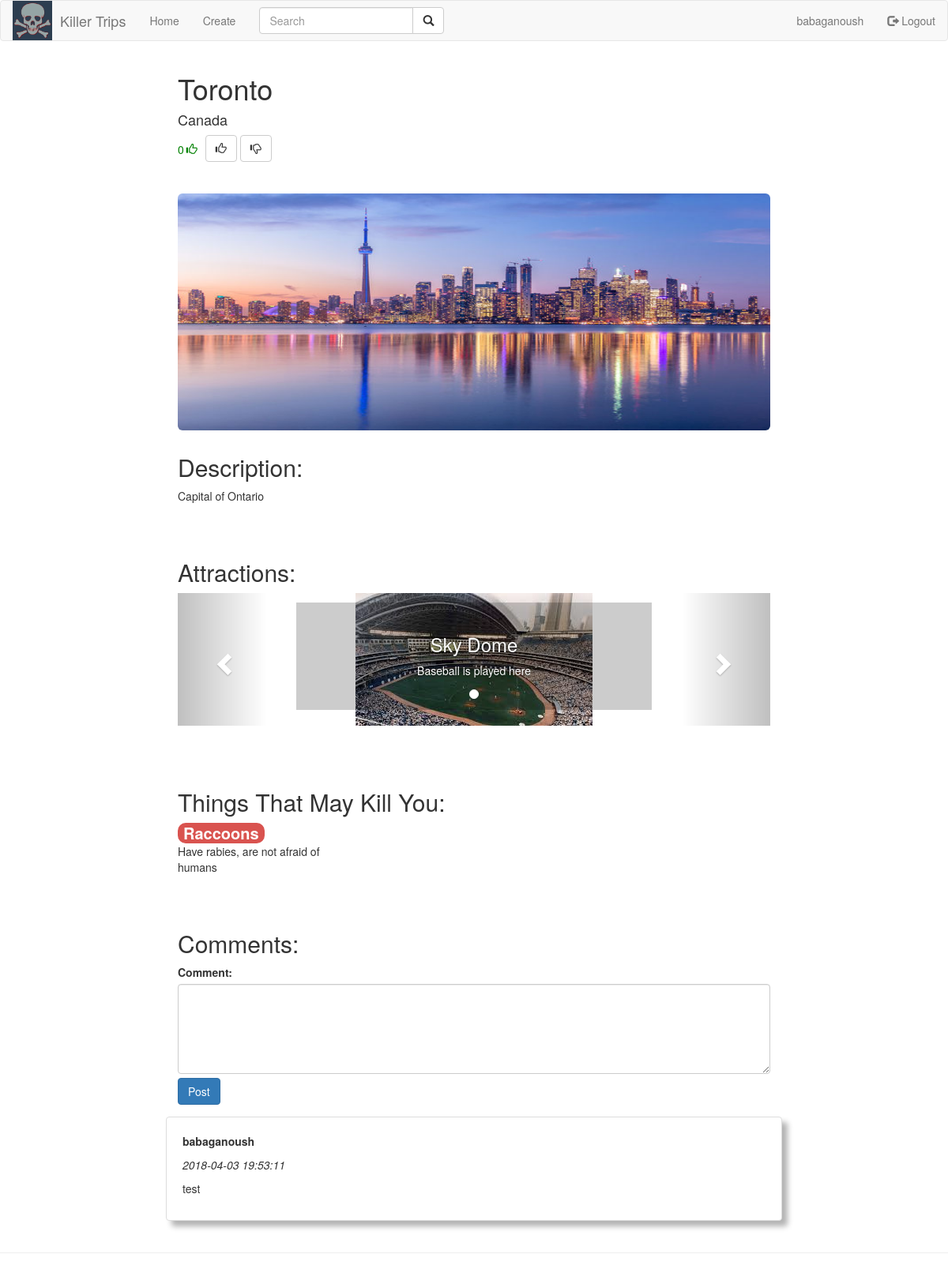
Screenshot of /src/views/city.php?cityid=49 (signed in) with the database file from the repository.
### tables this page shows
CREATE TABLE `cities` (
  `cityid` int(11) NOT NULL,
  `city` varchar(100) NOT NULL,
  `description` varchar(1000) NOT NULL,
  `country` varchar(100) NOT NULL,
  `image` varchar(200) NOT NULL,
  `date` timestamp NOT NULL DEFAULT CURRENT_TIMESTAMP
);

CREATE TABLE `attractions` (
  `attractionid` int(11) NOT NULL,
  `image` varchar(200) NOT NULL,
  `name` varchar(200) NOT NULL,
  `description` varchar(1000) NOT NULL,
  `cityid` int(11) NOT NULL,
  `date` timestamp NOT NULL DEFAULT CURRENT_TIMESTAMP
);

CREATE TABLE `killinfo` (
  `killid` int(11) NOT NULL,
  `cityid` int(11) NOT NULL,
  `date` timestamp NOT NULL DEFAULT CURRENT_TIMESTAMP,
  `killtext` text NOT NULL,
  `killname` varchar(100) NOT NULL
);

CREATE TABLE `comments` (
  `commentid` int(11) NOT NULL,
  `date` timestamp NOT NULL DEFAULT CURRENT_TIMESTAMP,
  `userid` int(11) NOT NULL,
  `comment` varchar(400) NOT NULL,
  `cityid` int(11) NOT NULL
);

CREATE TABLE `users` (
  `userid` int(11) NOT NULL,
  `username` varchar(32) NOT NULL,
  `password` varchar(64) NOT NULL,
  `permission` varchar(32) NOT NULL
);

### src/php/Cities.php (called while the page is built, shortened)
<?php
class Cities {
    public static function getCityById($id){
		try {
            $db = Database::getConnection();
            $queryString = "SELECT * FROM `cities` WHERE `cityid` = $id";
            $result = $db->query($queryString);
            if (($result->num_rows)>0){
                $city = $result->fetch_assoc();
            } else {
                header("Location: /killer-trips/src/views/404.php");
            }
            return $city;
        }
        catch(mysqli_sql_exception $e){
            echo "Connection failed: " . $e->getMessage();
        }
    }
}
?>

### src/php/Votes.php (called while the page is built, shortened)
<?php
class Votes {
	public static function getVotesForCity($cityid){
		try {
            $db = Database::getConnection();
            $queryString = "SELECT count(case when cityid = $cityid and score = 1 then 1 end) as upvote, count(case when cityid = $cityid and score = -1 then 1 end) as downvote FROM vote";
            $result = $db->query($queryString);
            $row = $result->fetch_assoc();
            $upvotes = $row["upvote"];
            $downvote = $row["downvote"];
            $difference = (int)$upvotes - (int)$downvote;
        }
        catch(mysqli_sql_exception $e){
            echo "Connection failed: " . $e->getMessage();
        }
        return $difference;
    }
    public static function hasUserVoted($cityid, $userid){
		try {
            $db = Database::getConnection();
            $hasvoted = 0;
            $queryString = "SELECT * FROM `vote` where cityid = $cityid and userid = $userid";
            $result = $db->query($queryString);
        }
        catch(mysqli_sql_exception $e){
            echo "Connection failed: " . $e->getMessage();
        }
        return (int)$hasvoted;
    }
}
?>

### src/php/Attractions.php (called while the page is built, shortened)
<?php
class Attractions {
	public static function getAttractionsForCity($cityid){
		try {
            $db = Database::getConnection();
            $queryString = "SELECT * FROM `attractions` WHERE `cityid` = $cityid";
            $result = $db->query($queryString);
            $rows = array();
            while ($row = $result->fetch_assoc()) {
                array_push($rows, $row);
            }
        }
        catch(mysqli_sql_exception $e){
            echo "Connection failed: " . $e->getMessage();
        }
        return $rows;
    }
}
?>

### src/php/KillInfo.php (called while the page is built, shortened)
<?php
class KillInfo {
	public static function getKillInfoForCity($cityid){
		try {
            $db = Database::getConnection();
            $queryString = "SELECT * FROM `killinfo` WHERE `cityid` = $cityid";
            $result = $db->query($queryString);
            $rows = array();
            while ($row = $result->fetch_assoc()) {
                array_push($rows, $row);
            }
        }
        catch(mysqli_sql_exception $e){
            echo "Connection failed: " . $e->getMessage();
        }
        return $rows;
    }
}
?>

### src/php/Comments.php (called while the page is built, shortened)
<?php
class Comments {
	public static function getCommentsForCity($cityid){
		try {
            $db = Database::getConnection();
            $queryString = "SELECT * FROM `comments` WHERE `cityid` = $cityid ORDER BY `date` DESC";
            $result = $db->query($queryString);
            $rows = array();
            while ($row = $result->fetch_assoc()) {
                array_push($rows, $row);
            }
        }
        catch(mysqli_sql_exception $e){
            echo "Connection failed: " . $e->getMessage();
        }
        return $rows;
    }
}
?>

### src/php/User.php (called while the page is built, shortened)
<?php
class User {
	public static function getUserById($userid){
		try {
            $db = Database::getConnection();
            $queryString = "SELECT * FROM `users` WHERE `userid` = $userid";
            $result = $db->query($queryString);
            $user = $result->fetch_assoc();
        }
        catch(mysqli_sql_exception $e){
            echo "Connection failed: " . $e->getMessage();
        }
        return $user;
    }
}
?>

### src/views/city.php (the view, shortened to what this page needs)
<?php
    include("../php/Cities.php");
    include("../php/Attractions.php");
    include("../php/KillInfo.php");
    include("../php/Comments.php");
    include("../php/Votes.php");
    $city = Cities::getCityById($_GET["cityid"]);
    $hasvoted = Votes::hasUserVoted($_GET["cityid"], $_SESSION['userid']);
    $votescore = Votes::getVotesForCity($_GET["cityid"]);
    $attractions = Attractions::getAttractionsForCity($_GET["cityid"]);
    $killinfo = KillInfo::getKillInfoForCity($_GET["cityid"]);
    $comments = Comments::getCommentsForCity($_GET["cityid"]);
?>
<!DOCTYPE html>
    <head>
        <link rel="stylesheet" href="https://maxcdn.bootstrapcdn.com/bootstrap/3.3.7/css/bootstrap.min.css">
        <link rel="stylesheet" href="../css/cities.css">
    </head>
    <body>
      <nav class="navbar navbar-default">
        <div class="container-fluid">
          <div class="navbar-header">
            <a href="homepage.php" class="navbar-left"><img style="width: 50px; height:50px; margin-right: 10px;" src="../images/logo.jpg"></a>
            <a class="navbar-brand" href="homepage.php">Killer Trips</a>
          </div>
          <ul class="nav navbar-nav">
            <li><a href="homepage.php">Home</a></li>
          </ul>
          <?php
          if (isset($_SESSION['loggedin']) && $_SESSION['loggedin'] == true){
              ?>
            <ul class="nav navbar-nav">
              <li><a href="create.php">Create</a></li>
            </ul>
          <?php
            }
          ?>
          <?php
            if (isset($_SESSION['loggedin']) && $_SESSION['loggedin'] == true){
                ?>
                <ul class="nav navbar-nav navbar-right">
                  <li><a href="#"><?php echo $_SESSION['username'];?></a></li>
                  <li><a href="/killer-trips/src/php/Logout.php"><span class="glyphicon glyphicon-log-out"></span> Logout</a></li>
                </ul>
                <?php
              }
            ?>
          <form class="navbar-form navbar-left" method="get" action="list_cities.php">
            <div class="input-group">
              <input type="text" name="keyword" id="keyword" class="form-control" placeholder="Search">
              <div class="input-group-btn">
                <button class="btn btn-default" type="submit">
                  <i class="glyphicon glyphicon-search"></i>
                </button>
              </div>
            </div>
          </form>
        </div>
      </nav>
      <div class="container">
        <div class="row row-offcanvas row-offcanvas-right">
          <div class="col-md-offset-2 col-md-8">
            <h1><?php echo $city["city"]?></h1>
            <h4><?php echo $city["country"]?></h4>
            <p class="votescore" style="color: <?PHP echo ($votescore >= 0)? 'green': 'red'; ?>"><?php echo $votescore?></p>
            <span class="voteicon" style="color: <?PHP echo ($votescore >= 0)? 'green': 'red'; ?>"><i class="glyphicon <?PHP echo ($votescore >= 0)? 'glyphicon-thumbs-up': 'glyphicon-thumbs-down'; ?>"></i></span>
            <?php
            if (isset($_SESSION['loggedin']) && $_SESSION['loggedin'] == true){
                ?>
              <div class="votebuttons">
                <button class="btn btn-default up-button <?PHP echo ($hasvoted == 1)? "disabled hasvoted":(($hasvoted==-1)?"disabled":""); ?>" type="submit">
                    <i class="glyphicon glyphicon-thumbs-up"></i>
                </button>
                <button class="btn btn-default down-button <?PHP echo ($hasvoted == 1)? "disabled":(($hasvoted==-1)?"disabled hasvoted":""); ?>" type="submit">
                    <i class="glyphicon glyphicon-thumbs-down"></i>
                </button>
              </div>
              <?php
            }
            ?>
            <br>
            <br>
            <div class="jumbotron" style="background-image: url(../images/<?php echo $city["image"]?>);"></div>
            <h2>Description:</h2>
            <p><?php echo $city["description"]?></p>
            <br>
            <br>
            <h2>Attractions:</h2>
            <div id="attractionCarousel" class="carousel slide" data-interval="false">
              <ol class="carousel-indicators">
                <?php
                    $arrlength = count($attractions);
                    for($x = 0; $x < $arrlength; $x++) {
                      ?>
                      <li data-target="#myCarousel" data-slide-to="<?php $x ?>" class="<?PHP echo ($x == 0)? 'active': ''; ?>"></li>
                      <?php
                    }
                ?>
              </ol>
              <div class="carousel-inner">
              <?php
                    $arrlength = count($attractions);
                    for($x = 0; $x < $arrlength; $x++) {
                      $attraction = $attractions[$x];
                      ?>
                      <div class="item <?PHP echo ($x == 0)? 'active': ''; ?>">
                        <img src="../images/attractions/<?php echo $attraction['image'] ?>">
                        <div class="carousel-caption">
                          <h3><?php echo $attraction["name"]?></h3>
                          <p><?php echo $attraction['description'] ?></p>
                        </div>
                      </div>
                    <?php
                    }
                ?>
              </div>
              <a class="left carousel-control" href="#attractionCarousel" data-slide="prev">
                <span class="glyphicon glyphicon-chevron-left"></span>
              </a>
              <a class="right carousel-control" href="#attractionCarousel" data-slide="next">
                <span class="glyphicon glyphicon-chevron-right"></span>
              </a>
            </div>
            <br>
            <br>
            <br>
            <h2>Things That May Kill You:</h2>
            <div class="row">
              <?php
                $arrlength = count($killinfo);
                for($x = 0; $x < $arrlength; $x++) {
                  $info = $killinfo[$x];
                  ?>
                  <div class="col-6 col-lg-4 city">
                    <strong><span class="badge progress-bar-danger"><?php echo $info['killname']?></span></strong>
                    <p class="kill-description"><?php echo $info['killtext']?></p>
                  </div>
                  <?php
                }
              ?>
            </div>
            <br>
            <br>
            <h2>Comments:</h2>
            <?php
            if (isset($_SESSION['loggedin']) && $_SESSION['loggedin'] == true){
              $userid = $_SESSION["userid"];
              $cityid = $city["cityid"];
              ?>
              <form role="form" method="post" action="../php/AddComment.php?cityid=<?php echo $cityid?>&userid=<?php echo $userid?>">
                <div class="form-group">
                  <label for="comment">Comment:</label>
                  <textarea class="form-control" rows="5" name="comment" id="comment"></textarea>
                  <button style="margin-top:5px;" type="submit" class="btn btn-primary">Post</button>
                </div>
              </form>
              <?php
            }
            ?>
            <?php
                $arrlength = count($comments);
                for($x = 0; $x < $arrlength; $x++) {
                    $comment = $comments[$x];
                    include_once("../php/User.php");
                    $user = User::getUserById($comment["userid"]);
                    ?>
                    <div class="row">
                        <div class="panel panel-white panel-shadow">
                            <p><b><?php echo $user["username"]?></b></p>
                            <p><i><?php echo $comment["date"]?></i></p>
                            <p><?php echo strip_tags($comment["comment"],"?")?></p>
                        </div>
                    </div>
                    <?php
                  }
            ?>
            </div>
          </div>
        </div>
        <hr>
    </body>
</html>

### src/css/cities.css (style rules this page uses)
.jumbotron { height: 300px; -webkit-background-size: 100% 100%; -moz-background-size: 100% 100%; -o-background-size: 100% 100%; background-size: 100% 100%; }
.panel-shadow { padding: 20px; }
.panel-shadow { box-shadow: rgba(0, 0, 0, 0.3) 7px 7px 7px; }
.panel-white { border: 1px solid #dddddd; }
@media screen and (min-width: 768px) { .carousel-caption { color: #fff; background-color: rgba(0, 0, 0, 0.2); } }
.carousel-inner > .item > img { margin: 0 auto; }
.badge { font-size: 20px; }
.votescore { float: left; margin-top: 8px; margin-right: 3px; }
.voteicon { margin-top: 8px; margin-right: 10px; float: left; }

### rows the page displays
cities: city "Toronto", country "Canada", image (picture), description "Capital of Ontario"
attractions: image (picture), name "Sky Dome", description "Baseball is played here"
killinfo: killname "Raccoons", killtext "Have rabies, are not afraid of humans"
comments: userid.username "babaganoush", date "2018-04-03 19:53:11", comment "test"

### other values shown
$_SESSION['username'] "babaganoush"
$votescore "0"
